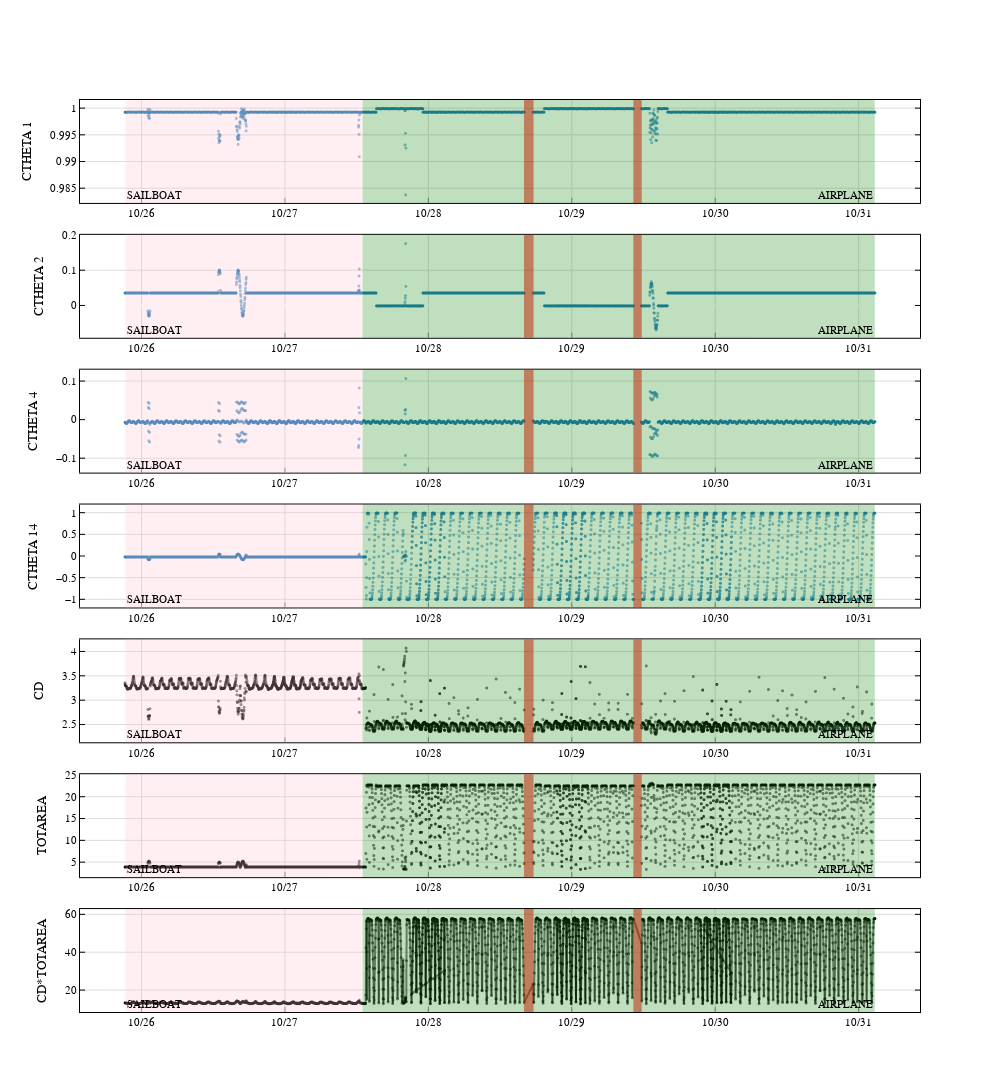

Write notebook code for a chart like this one.
### Code cell
indplot = 2
model_m1 = den


fig  = make_subplots(
    rows=7, cols=1,
#         subplot_titles=([
#                      'Panel #1  [1,0,0]' , 
#                      'Panel #2  [0,1,0]' ,   
#                      'Panel #4  [0,0,1]' , 
#                      'Panel #14 [0,0,1]' ,
#                     ]),
    vertical_spacing = 0.035,
    shared_xaxes=True)


# 
fig.add_trace(go.Scattergl(x=drag_df['Date'][::indplot],
                           y=drag_df['ctheta_1'][::indplot],
                         mode='markers',
                         opacity=0.5,
                         marker=dict(color= tab_blue,size=3,),
                         showlegend=False,),
                         secondary_y=False,
                         row=1, col=1)
fig.add_trace(go.Scattergl(x=drag_df['Date'][::indplot],
                           y=drag_df['ctheta_2'][::indplot],
                         mode='markers',
                         opacity=0.5,
                         marker=dict(color= tab_blue,size=3,),
                         showlegend=False,),
                         secondary_y=False,
                         row=2, col=1)
fig.add_trace(go.Scattergl(x=drag_df['Date'][::indplot],
                           y=drag_df['ctheta_4'][::indplot],
                         mode='markers',
                         opacity=0.5,
                         marker=dict(color= tab_blue,size=3,),
                         showlegend=False,),
                         secondary_y=False,
                         row=3, col=1)
fig.add_trace(go.Scattergl(x=drag_df['Date'][::indplot],
                           y=drag_df['ctheta_14'][::indplot],
                         mode='markers',
                         opacity=0.5,
                         marker=dict(color= tab_blue,size=3,),
                         showlegend=False,),
                         secondary_y=False,
                         row=4, col=1)
fig.add_trace(go.Scattergl(x=drag_df['Date'][::indplot],
                           y=drag_df['CD'][::indplot],
                         mode='markers',
                         opacity=0.5,
                         marker=dict(color= 'black',size=3,),
                         showlegend=False,),
                         secondary_y=False,
                         row=5, col=1)

fig.add_trace(go.Scattergl(x=drag_df['Date'][::indplot],
                           y=drag_df['TOTAREA'][::indplot],
                         mode='markers',
                         opacity=0.5,
                         marker=dict(color= 'black',size=3,),
                         showlegend=False,),
                         secondary_y=False,
                         row=6, col=1)


fig.add_trace(go.Scattergl(x=drag_df['Date'][::indplot],
                           y=drag_df['CD'][::indplot]*drag_df['TOTAREA'][::indplot],
                         mode='markers+lines',
                         opacity=0.5,
                         marker=dict(color= 'black',size=3,),
                           line = dict(color='black', dash ='solid',  width=2),
                         showlegend=False,),
                         secondary_y=False,
                         row=7, col=1)
        
    
fig.update_yaxes(title_text="CTHETA 1", 
                 exponentformat= 'power',row=1, col=1)
fig.update_yaxes(title_text="CTHETA 2", 
                 exponentformat= 'power',row=2, col=1)
fig.update_yaxes(title_text="CTHETA 4", 
                 exponentformat= 'power',row=3, col=1)
fig.update_yaxes(title_text="CTHETA 14", 
                 exponentformat= 'power',row=4, col=1)
fig.update_yaxes(title_text="CD", 
                 exponentformat= 'power',row=5, col=1)
fig.update_yaxes(title_text="TOTAREA", 
                 exponentformat= 'power',row=6, col=1)
fig.update_yaxes(title_text="CD*TOTAREA", 
                 exponentformat= 'power',row=7, col=1)

#     fig.update_yaxes(title_text="Rel. Velocity [m/s] ", 
#                      exponentformat= 'power',row=5, col=1)
#     fig.update_yaxes(title_text="Speed Ratio", 
#                      exponentformat= 'power',row=6, col=1)




#######################################################
font_dict=dict(family='Arial',size=11,color='black')
## automate the specification of the axes for subplots
rownum, colnum = fig._get_subplot_rows_columns()
for i in rownum:
    if len(rownum)==1:
        L_ticklabel = True
    else:
        if i < len(rownum):
            L_ticklabel = True
        else:
            L_ticklabel = True
    fig.update_xaxes(### LINE at axis border
                      showline=True,
                      showticklabels=L_ticklabel,
                      tickformat= '%m/%d',
                      linecolor='black',
                      linewidth=1,
                     ### Major ticks
                      ticks='inside',
                      tickfont=font_dict,
                      mirror=True,
#                       tickwidth=2,
#                       ticklen=9,
                      tickcolor='grey',
#                       tick0="2018-11-9" ,
#                       dtick=86400000.0*1,    # milliseconds in a day, every 7 days
                      #### Minor Ticks
                       minor=dict(
                         dtick=86400000.0, # milliseconds in a day
                         tickwidth=1,
                         ticklen=4,
                         tickcolor='grey',
                         ticks='inside'),
                      ### GRID
                       gridcolor='gainsboro',
                       gridwidth=1,
                       layer='above traces',
                       tickangle=0,
                       row=i, col=1)
    fig.update_yaxes(showline=True,      # add line at x=0
                         showticklabels=True,
                         linecolor='black',  # line color
                         linewidth=1,        # line size
                     ticks='inside',     # ticks outside axis
                     tickfont=font_dict, # tick label font
                     mirror='allticks',  # add ticks to top/right axes
                     tickwidth=1,      # tick width
                     tickcolor='black',  # tick color
                     gridcolor='gainsboro',
                     gridwidth=1,
                     layer='above traces',
                     row=i, col=1)

    
fig.update_layout(
#                   title = '',
                  autosize=False,    width=1000,    height=1100,
                  legend= {'itemsizing': 'trace'},
                  font=font_dict,
                  plot_bgcolor='white', 
                 )




#### Missing data days
fig.add_vrect(x0="2018-10-28 16:00:00" ,
              x1="2018-10-28 17:36:00" ,
                fillcolor="red",opacity=0.5,line_width=0)

fig.add_vrect(x0="2018-10-29 10:18:00" ,
              x1="2018-10-29 11:42:00" ,
                fillcolor="red",opacity=0.5,line_width=0)


fig.add_vrect(x0="2018-10-25 21:18:00" ,
              x1="2018-10-27 13:00:00" ,
                fillcolor="pink",opacity=0.25,line_width=0,
                annotation_text = 'SAILBOAT',annotation_position="bottom left",)
fig.add_vrect(x0="2018-10-27 13:00:00" ,
              x1="2018-10-31 02:42:00" ,
                fillcolor="green",opacity=0.25,line_width=0,
                annotation_text = 'AIRPLANE',annotation_position="bottom right",)

fig.show(config=config)

### Figure 1 — Plotly figure (JSON) as saved in the notebook; plotly's stock layout.template omitted (floating-point values rounded to 4 significant figures; data arrays with more than 128 entries replaced by an {"elided": "..."} marker saying what was removed)
{"data": [{"marker": {"color": "#1f77b4", "size": 3}, "mode": "markers", "opacity": 0.5, "showlegend": false, "type": "scattergl", "x": {"elided": "4348 str values"}, "xaxis": "x", "y": {"elided": "4348 float values"}, "yaxis": "y"}, {"marker": {"color": "#1f77b4", "size": 3}, "mode": "markers", "opacity": 0.5, "showlegend": false, "type": "scattergl", "x": {"elided": "4348 str values"}, "xaxis": "x2", "y": {"elided": "4348 float values"}, "yaxis": "y2"}, {"marker": {"color": "#1f77b4", "size": 3}, "mode": "markers", "opacity": 0.5, "showlegend": false, "type": "scattergl", "x": {"elided": "4348 str values"}, "xaxis": "x3", "y": {"elided": "4348 float values"}, "yaxis": "y3"}, {"marker": {"color": "#1f77b4", "size": 3}, "mode": "markers", "opacity": 0.5, "showlegend": false, "type": "scattergl", "x": {"elided": "4348 str values"}, "xaxis": "x4", "y": {"elided": "4348 float values"}, "yaxis": "y4"}, {"marker": {"color": "black", "size": 3}, "mode": "markers", "opacity": 0.5, "showlegend": false, "type": "scattergl", "x": {"elided": "4348 str values"}, "xaxis": "x5", "y": {"elided": "4348 float values"}, "yaxis": "y5"}, {"marker": {"color": "black", "size": 3}, "mode": "markers", "opacity": 0.5, "showlegend": false, "type": "scattergl", "x": {"elided": "4348 str values"}, "xaxis": "x6", "y": {"elided": "4348 float values"}, "yaxis": "y6"}, {"line": {"color": "black", "dash": "solid", "width": 2}, "marker": {"color": "black", "size": 3}, "mode": "markers+lines", "opacity": 0.5, "showlegend": false, "type": "scattergl", "x": {"elided": "4348 str values"}, "xaxis": "x7", "y": {"elided": "4348 float values"}, "yaxis": "y7"}], "layout": {"annotations": [{"showarrow": false, "text": "SAILBOAT", "x": "2018-10-25 21:18:00", "xanchor": "left", "xref": "x", "y": 0, "yanchor": "bottom", "yref": "y domain"}, {"showarrow": false, "text": "SAILBOAT", "x": "2018-10-25 21:18:00", "xanchor": "left", "xref": "x2", "y": 0, "yanchor": "bottom", "yref": "y2 domain"}, {"showarrow": false, "text": "SAILBOAT", "x": "2018-10-25 21:18:00", "xanchor": "left", "xref": "x3", "y": 0, "yanchor": "bottom", "yref": "y3 domain"}, {"showarrow": false, "text": "SAILBOAT", "x": "2018-10-25 21:18:00", "xanchor": "left", "xref": "x4", "y": 0, "yanchor": "bottom", "yref": "y4 domain"}, {"showarrow": false, "text": "SAILBOAT", "x": "2018-10-25 21:18:00", "xanchor": "left", "xref": "x5", "y": 0, "yanchor": "bottom", "yref": "y5 domain"}, {"showarrow": false, "text": "SAILBOAT", "x": "2018-10-25 21:18:00", "xanchor": "left", "xref": "x6", "y": 0, "yanchor": "bottom", "yref": "y6 domain"}, {"showarrow": false, "text": "SAILBOAT", "x": "2018-10-25 21:18:00", "xanchor": "left", "xref": "x7", "y": 0, "yanchor": "bottom", "yref": "y7 domain"}, {"showarrow": false, "text": "AIRPLANE", "x": "2018-10-31 02:42:00", "xanchor": "right", "xref": "x", "y": 0, "yanchor": "bottom", "yref": "y domain"}, {"showarrow": false, "text": "AIRPLANE", "x": "2018-10-31 02:42:00", "xanchor": "right", "xref": "x2", "y": 0, "yanchor": "bottom", "yref": "y2 domain"}, {"showarrow": false, "text": "AIRPLANE", "x": "2018-10-31 02:42:00", "xanchor": "right", "xref": "x3", "y": 0, "yanchor": "bottom", "yref": "y3 domain"}, {"showarrow": false, "text": "AIRPLANE", "x": "2018-10-31 02:42:00", "xanchor": "right", "xref": "x4", "y": 0, "yanchor": "bottom", "yref": "y4 domain"}, {"showarrow": false, "text": "AIRPLANE", "x": "2018-10-31 02:42:00", "xanchor": "right", "xref": "x5", "y": 0, "yanchor": "bottom", "yref": "y5 domain"}, {"showarrow": false, "text": "AIRPLANE", "x": "2018-10-31 02:42:00", "xanchor": "right", "xref": "x6", "y": 0, "yanchor": "bottom", "yref": "y6 domain"}, {"showarrow": false, "text": "AIRPLANE", "x": "2018-10-31 02:42:00", "xanchor": "right", "xref": "x7", "y": 0, "yanchor": "bottom", "yref": "y7 domain"}], "autosize": false, "font": {"color": "black", "family": "Arial", "size": 11}, "height": 1100, "legend": {"itemsizing": "trace"}, "plot_bgcolor": "white", "shapes": [{"fillcolor": "red", "line": {"width": 0}, "opacity": 0.5, "type": "rect", "x0": "2018-10-28 16:00:00", "x1": "2018-10-28 17:36:00", "xref": "x", "y0": 0, "y1": 1, "yref": "y domain"}, {"fillcolor": "red", "line": {"width": 0}, "opacity": 0.5, "type": "rect", "x0": "2018-10-28 16:00:00", "x1": "2018-10-28 17:36:00", "xref": "x2", "y0": 0, "y1": 1, "yref": "y2 domain"}, {"fillcolor": "red", "line": {"width": 0}, "opacity": 0.5, "type": "rect", "x0": "2018-10-28 16:00:00", "x1": "2018-10-28 17:36:00", "xref": "x3", "y0": 0, "y1": 1, "yref": "y3 domain"}, {"fillcolor": "red", "line": {"width": 0}, "opacity": 0.5, "type": "rect", "x0": "2018-10-28 16:00:00", "x1": "2018-10-28 17:36:00", "xref": "x4", "y0": 0, "y1": 1, "yref": "y4 domain"}, {"fillcolor": "red", "line": {"width": 0}, "opacity": 0.5, "type": "rect", "x0": "2018-10-28 16:00:00", "x1": "2018-10-28 17:36:00", "xref": "x5", "y0": 0, "y1": 1, "yref": "y5 domain"}, {"fillcolor": "red", "line": {"width": 0}, "opacity": 0.5, "type": "rect", "x0": "2018-10-28 16:00:00", "x1": "2018-10-28 17:36:00", "xref": "x6", "y0": 0, "y1": 1, "yref": "y6 domain"}, {"fillcolor": "red", "line": {"width": 0}, "opacity": 0.5, "type": "rect", "x0": "2018-10-28 16:00:00", "x1": "2018-10-28 17:36:00", "xref": "x7", "y0": 0, "y1": 1, "yref": "y7 domain"}, {"fillcolor": "red", "line": {"width": 0}, "opacity": 0.5, "type": "rect", "x0": "2018-10-29 10:18:00", "x1": "2018-10-29 11:42:00", "xref": "x", "y0": 0, "y1": 1, "yref": "y domain"}, {"fillcolor": "red", "line": {"width": 0}, "opacity": 0.5, "type": "rect", "x0": "2018-10-29 10:18:00", "x1": "2018-10-29 11:42:00", "xref": "x2", "y0": 0, "y1": 1, "yref": "y2 domain"}, {"fillcolor": "red", "line": {"width": 0}, "opacity": 0.5, "type": "rect", "x0": "2018-10-29 10:18:00", "x1": "2018-10-29 11:42:00", "xref": "x3", "y0": 0, "y1": 1, "yref": "y3 domain"}, {"fillcolor": "red", "line": {"width": 0}, "opacity": 0.5, "type": "rect", "x0": "2018-10-29 10:18:00", "x1": "2018-10-29 11:42:00", "xref": "x4", "y0": 0, "y1": 1, "yref": "y4 domain"}, {"fillcolor": "red", "line": {"width": 0}, "opacity": 0.5, "type": "rect", "x0": "2018-10-29 10:18:00", "x1": "2018-10-29 11:42:00", "xref": "x5", "y0": 0, "y1": 1, "yref": "y5 domain"}, {"fillcolor": "red", "line": {"width": 0}, "opacity": 0.5, "type": "rect", "x0": "2018-10-29 10:18:00", "x1": "2018-10-29 11:42:00", "xref": "x6", "y0": 0, "y1": 1, "yref": "y6 domain"}, {"fillcolor": "red", "line": {"width": 0}, "opacity": 0.5, "type": "rect", "x0": "2018-10-29 10:18:00", "x1": "2018-10-29 11:42:00", "xref": "x7", "y0": 0, "y1": 1, "yref": "y7 domain"}, {"fillcolor": "pink", "line": {"width": 0}, "opacity": 0.25, "type": "rect", "x0": "2018-10-25 21:18:00", "x1": "2018-10-27 13:00:00", "xref": "x", "y0": 0, "y1": 1, "yref": "y domain"}, {"fillcolor": "pink", "line": {"width": 0}, "opacity": 0.25, "type": "rect", "x0": "2018-10-25 21:18:00", "x1": "2018-10-27 13:00:00", "xref": "x2", "y0": 0, "y1": 1, "yref": "y2 domain"}, {"fillcolor": "pink", "line": {"width": 0}, "opacity": 0.25, "type": "rect", "x0": "2018-10-25 21:18:00", "x1": "2018-10-27 13:00:00", "xref": "x3", "y0": 0, "y1": 1, "yref": "y3 domain"}, {"fillcolor": "pink", "line": {"width": 0}, "opacity": 0.25, "type": "rect", "x0": "2018-10-25 21:18:00", "x1": "2018-10-27 13:00:00", "xref": "x4", "y0": 0, "y1": 1, "yref": "y4 domain"}, {"fillcolor": "pink", "line": {"width": 0}, "opacity": 0.25, "type": "rect", "x0": "2018-10-25 21:18:00", "x1": "2018-10-27 13:00:00", "xref": "x5", "y0": 0, "y1": 1, "yref": "y5 domain"}, {"fillcolor": "pink", "line": {"width": 0}, "opacity": 0.25, "type": "rect", "x0": "2018-10-25 21:18:00", "x1": "2018-10-27 13:00:00", "xref": "x6", "y0": 0, "y1": 1, "yref": "y6 domain"}, {"fillcolor": "pink", "line": {"width": 0}, "opacity": 0.25, "type": "rect", "x0": "2018-10-25 21:18:00", "x1": "2018-10-27 13:00:00", "xref": "x7", "y0": 0, "y1": 1, "yref": "y7 domain"}, {"fillcolor": "green", "line": {"width": 0}, "opacity": 0.25, "type": "rect", "x0": "2018-10-27 13:00:00", "x1": "2018-10-31 02:42:00", "xref": "x", "y0": 0, "y1": 1, "yref": "y domain"}, {"fillcolor": "green", "line": {"width": 0}, "opacity": 0.25, "type": "rect", "x0": "2018-10-27 13:00:00", "x1": "2018-10-31 02:42:00", "xref": "x2", "y0": 0, "y1": 1, "yref": "y2 domain"}, {"fillcolor": "green", "line": {"width": 0}, "opacity": 0.25, "type": "rect", "x0": "2018-10-27 13:00:00", "x1": "2018-10-31 02:42:00", "xref": "x3", "y0": 0, "y1": 1, "yref": "y3 domain"}, {"fillcolor": "green", "line": {"width": 0}, "opacity": 0.25, "type": "rect", "x0": "2018-10-27 13:00:00", "x1": "2018-10-31 02:42:00", "xref": "x4", "y0": 0, "y1": 1, "yref": "y4 domain"}, {"fillcolor": "green", "line": {"width": 0}, "opacity": 0.25, "type": "rect", "x0": "2018-10-27 13:00:00", "x1": "2018-10-31 02:42:00", "xref": "x5", "y0": 0, "y1": 1, "yref": "y5 domain"}, {"fillcolor": "green", "line": {"width": 0}, "opacity": 0.25, "type": "rect", "x0": "2018-10-27 13:00:00", "x1": "2018-10-31 02:42:00", "xref": "x6", "y0": 0, "y1": 1, "yref": "y6 domain"}, {"fillcolor": "green", "line": {"width": 0}, "opacity": 0.25, "type": "rect", "x0": "2018-10-27 13:00:00", "x1": "2018-10-31 02:42:00", "xref": "x7", "y0": 0, "y1": 1, "yref": "y7 domain"}], "width": 1000, "xaxis": {"anchor": "y", "domain": [0, 1], "gridcolor": "gainsboro", "gridwidth": 1, "layer": "above traces", "linecolor": "black", "linewidth": 1, "matches": "x7", "minor": {"dtick": 86400000, "tickcolor": "grey", "ticklen": 4, "ticks": "inside", "tickwidth": 1}, "mirror": true, "showline": true, "showticklabels": true, "tickangle": 0, "tickcolor": "grey", "tickfont": {"color": "black", "family": "Arial", "size": 11}, "tickformat": "%m/%d", "ticks": "inside"}, "xaxis2": {"anchor": "y2", "domain": [0, 1], "gridcolor": "gainsboro", "gridwidth": 1, "layer": "above traces", "linecolor": "black", "linewidth": 1, "matches": "x7", "minor": {"dtick": 86400000, "tickcolor": "grey", "ticklen": 4, "ticks": "inside", "tickwidth": 1}, "mirror": true, "showline": true, "showticklabels": true, "tickangle": 0, "tickcolor": "grey", "tickfont": {"color": "black", "family": "Arial", "size": 11}, "tickformat": "%m/%d", "ticks": "inside"}, "xaxis3": {"anchor": "y3", "domain": [0, 1], "gridcolor": "gainsboro", "gridwidth": 1, "layer": "above traces", "linecolor": "black", "linewidth": 1, "matches": "x7", "minor": {"dtick": 86400000, "tickcolor": "grey", "ticklen": 4, "ticks": "inside", "tickwidth": 1}, "mirror": true, "showline": true, "showticklabels": true, "tickangle": 0, "tickcolor": "grey", "tickfont": {"color": "black", "family": "Arial", "size": 11}, "tickformat": "%m/%d", "ticks": "inside"}, "xaxis4": {"anchor": "y4", "domain": [0, 1], "gridcolor": "gainsboro", "gridwidth": 1, "layer": "above traces", "linecolor": "black", "linewidth": 1, "matches": "x7", "minor": {"dtick": 86400000, "tickcolor": "grey", "ticklen": 4, "ticks": "inside", "tickwidth": 1}, "mirror": true, "showline": true, "showticklabels": true, "tickangle": 0, "tickcolor": "grey", "tickfont": {"color": "black", "family": "Arial", "size": 11}, "tickformat": "%m/%d", "ticks": "inside"}, "xaxis5": {"anchor": "y5", "domain": [0, 1], "gridcolor": "gainsboro", "gridwidth": 1, "layer": "above traces", "linecolor": "black", "linewidth": 1, "matches": "x7", "minor": {"dtick": 86400000, "tickcolor": "grey", "ticklen": 4, "ticks": "inside", "tickwidth": 1}, "mirror": true, "showline": true, "showticklabels": true, "tickangle": 0, "tickcolor": "grey", "tickfont": {"color": "black", "family": "Arial", "size": 11}, "tickformat": "%m/%d", "ticks": "inside"}, "xaxis6": {"anchor": "y6", "domain": [0, 1], "gridcolor": "gainsboro", "gridwidth": 1, "layer": "above traces", "linecolor": "black", "linewidth": 1, "matches": "x7", "minor": {"dtick": 86400000, "tickcolor": "grey", "ticklen": 4, "ticks": "inside", "tickwidth": 1}, "mirror": true, "showline": true, "showticklabels": true, "tickangle": 0, "tickcolor": "grey", "tickfont": {"color": "black", "family": "Arial", "size": 11}, "tickformat": "%m/%d", "ticks": "inside"}, "xaxis7": {"anchor": "y7", "domain": [0, 1], "gridcolor": "gainsboro", "gridwidth": 1, "layer": "above traces", "linecolor": "black", "linewidth": 1, "minor": {"dtick": 86400000, "tickcolor": "grey", "ticklen": 4, "ticks": "inside", "tickwidth": 1}, "mirror": true, "showline": true, "showticklabels": true, "tickangle": 0, "tickcolor": "grey", "tickfont": {"color": "black", "family": "Arial", "size": 11}, "tickformat": "%m/%d", "ticks": "inside"}, "yaxis": {"anchor": "x", "domain": [0.8871, 1], "exponentformat": "power", "gridcolor": "gainsboro", "gridwidth": 1, "layer": "above traces", "linecolor": "black", "linewidth": 1, "mirror": "allticks", "showline": true, "showticklabels": true, "tickcolor": "black", "tickfont": {"color": "black", "family": "Arial", "size": 11}, "ticks": "inside", "tickwidth": 1, "title": {"text": "CTHETA 1"}}, "yaxis2": {"anchor": "x2", "domain": [0.7393, 0.8521], "exponentformat": "power", "gridcolor": "gainsboro", "gridwidth": 1, "layer": "above traces", "linecolor": "black", "linewidth": 1, "mirror": "allticks", "showline": true, "showticklabels": true, "tickcolor": "black", "tickfont": {"color": "black", "family": "Arial", "size": 11}, "ticks": "inside", "tickwidth": 1, "title": {"text": "CTHETA 2"}}, "yaxis3": {"anchor": "x3", "domain": [0.5914, 0.7043], "exponentformat": "power", "gridcolor": "gainsboro", "gridwidth": 1, "layer": "above traces", "linecolor": "black", "linewidth": 1, "mirror": "allticks", "showline": true, "showticklabels": true, "tickcolor": "black", "tickfont": {"color": "black", "family": "Arial", "size": 11}, "ticks": "inside", "tickwidth": 1, "title": {"text": "CTHETA 4"}}, "yaxis4": {"anchor": "x4", "domain": [0.4436, 0.5564], "exponentformat": "power", "gridcolor": "gainsboro", "gridwidth": 1, "layer": "above traces", "linecolor": "black", "linewidth": 1, "mirror": "allticks", "showline": true, "showticklabels": true, "tickcolor": "black", "tickfont": {"color": "black", "family": "Arial", "size": 11}, "ticks": "inside", "tickwidth": 1, "title": {"text": "CTHETA 14"}}, "yaxis5": {"anchor": "x5", "domain": [0.2957, 0.4086], "exponentformat": "power", "gridcolor": "gainsboro", "gridwidth": 1, "layer": "above traces", "linecolor": "black", "linewidth": 1, "mirror": "allticks", "showline": true, "showticklabels": true, "tickcolor": "black", "tickfont": {"color": "black", "family": "Arial", "size": 11}, "ticks": "inside", "tickwidth": 1, "title": {"text": "CD"}}, "yaxis6": {"anchor": "x6", "domain": [0.1479, 0.2607], "exponentformat": "power", "gridcolor": "gainsboro", "gridwidth": 1, "layer": "above traces", "linecolor": "black", "linewidth": 1, "mirror": "allticks", "showline": true, "showticklabels": true, "tickcolor": "black", "tickfont": {"color": "black", "family": "Arial", "size": 11}, "ticks": "inside", "tickwidth": 1, "title": {"text": "TOTAREA"}}, "yaxis7": {"anchor": "x7", "domain": [0, 0.1129], "exponentformat": "power", "gridcolor": "gainsboro", "gridwidth": 1, "layer": "above traces", "linecolor": "black", "linewidth": 1, "mirror": "allticks", "showline": true, "showticklabels": true, "tickcolor": "black", "tickfont": {"color": "black", "family": "Arial", "size": 11}, "ticks": "inside", "tickwidth": 1, "title": {"text": "CD*TOTAREA"}}}}
